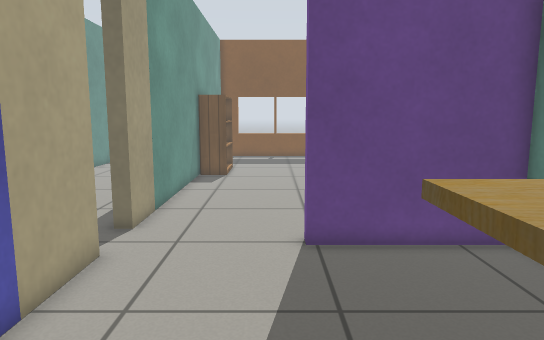
view 1 (above)

19 first-person views from a walk through a Gazebo world. The camera is 0.9 m above the floor, tilts 8° down and sees 70° across. The floor is counted in squares, 0.25 m on a side. Each view is taken from the middle of a square. On the plan, view 1 faces up. The plan holds only what a view shows up to about 20 squares ahead; the rest is blank. The robots in the file are not drawn. Simple patterns stand in for the simulator's built-in surfaces.

view 2
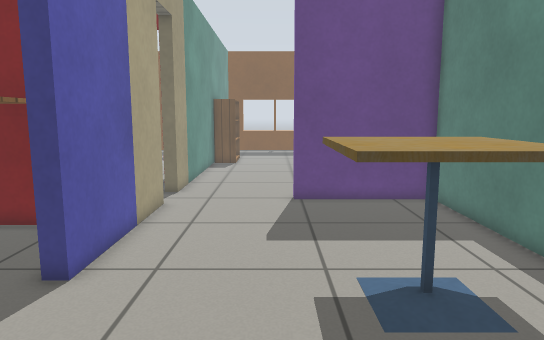

view 3
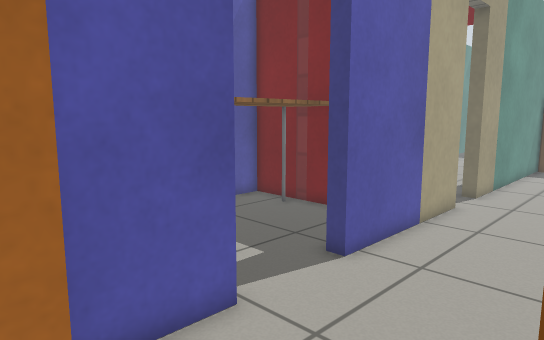

view 4
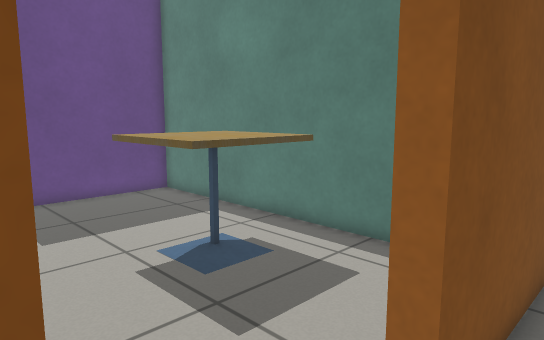

view 5
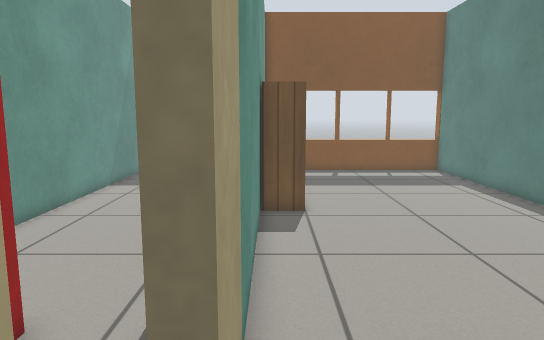

view 6
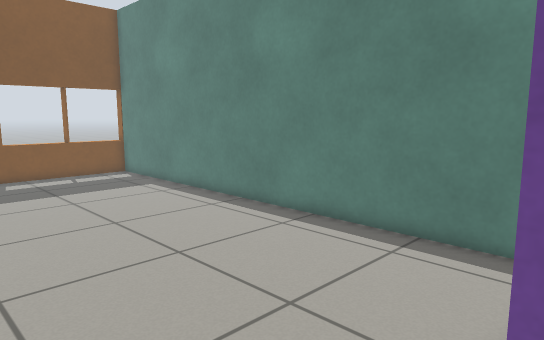

view 7
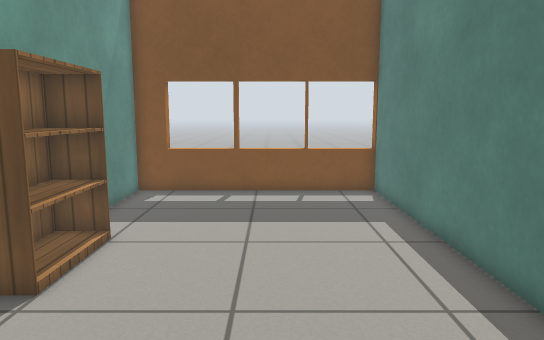

view 8
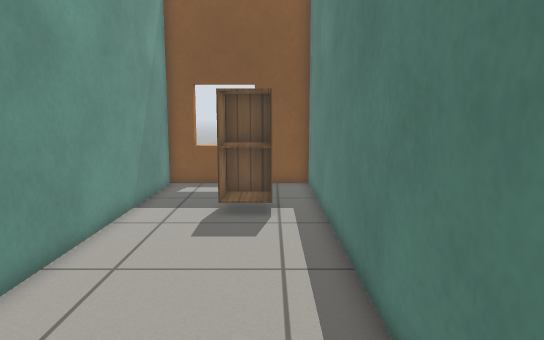

view 9
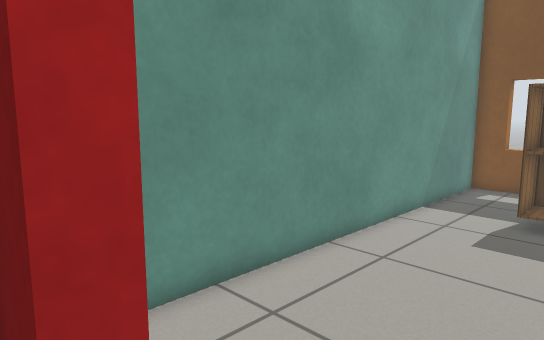

view 10
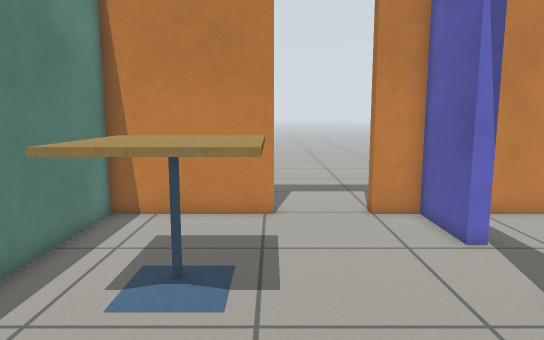

view 11
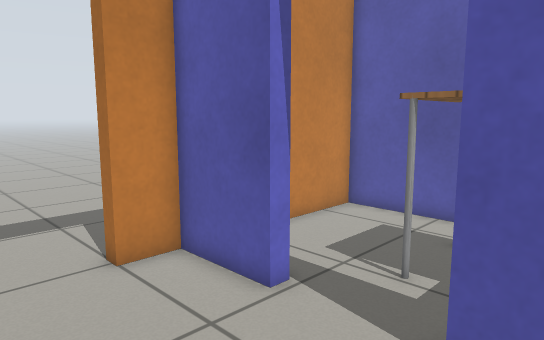

view 12
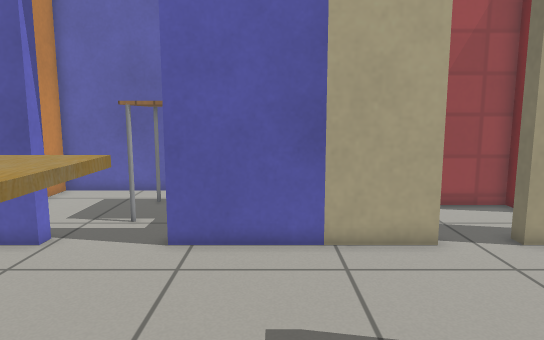

view 13
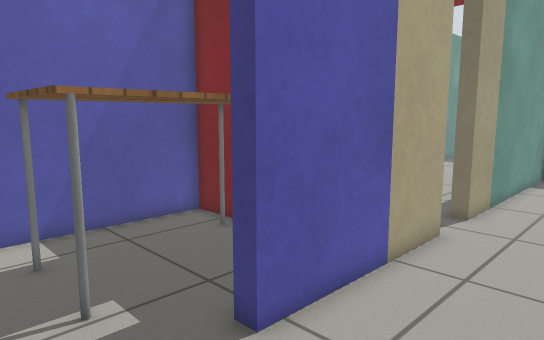

view 14
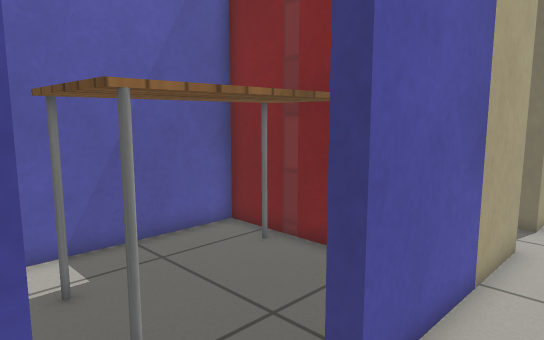

view 15
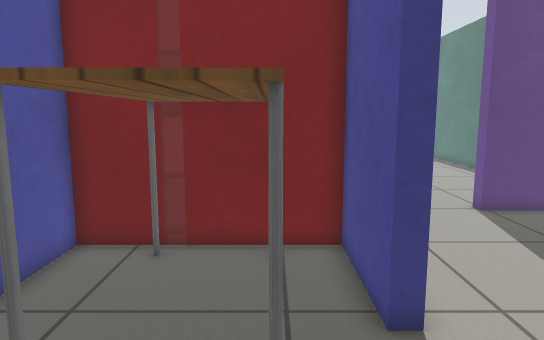

view 16
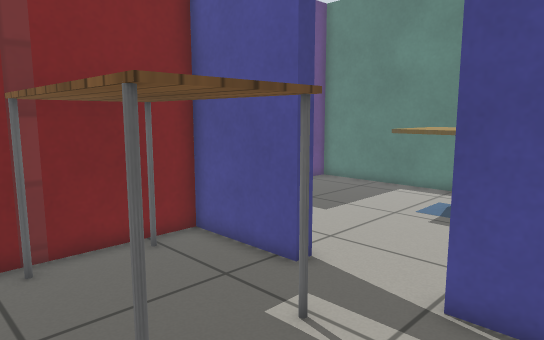

view 17
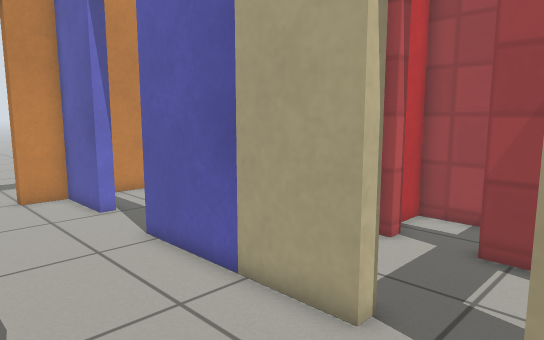

view 18
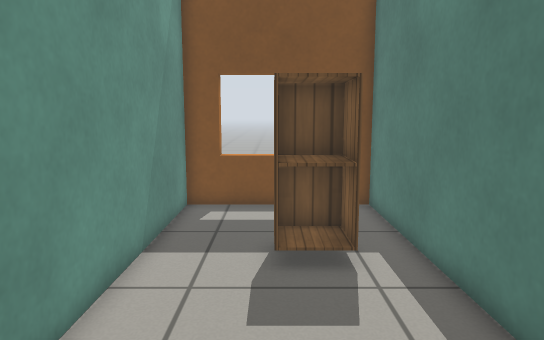

view 19
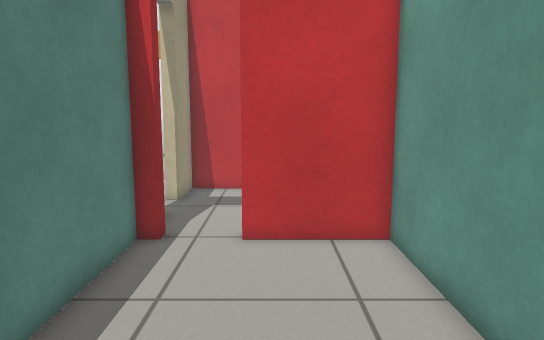

### Floor plan
Points are (right, up) in squares from view 1. A wall is a line through its corners. A room is listed if a view was taken in it or the views show most of it. See-through windows are left out.
Room 1 (views 1, 5, 6, 10, 11, 12, 13, 14)
walls: (-5, -1.5) (-4.4, -1.5) (-4.4, -4.9) (-2.7, -4.9); (0.9, -4.9) (7, -4.9) (7, 10.4) (0.9, 10.4) (0.9, 11.1); (-5, 9.6) (-4.4, 9.6) (-4.4, 2.1) (-5, 2.1)
ways out: open door at (-0.5, -5) to room 2; opening at (-2, 11) to room 3; open door at (-5, 11) to room 4; open door at (-5, 0.5) to room 5
objects: cafe table (1, -1) to (5, 3)
Room 2 (views 2, 3, 4)
walls: (6.2, -5.6) (0.9, -5.6)
ways out: open door at (-0.5, -5) to room 1
Room 3 (views 7, 17)
walls: (-4.4, 23.1) (-4.4, 12); (7, 12.3) (7, 35.1); (7, 34.5) (-4.4, 34.4) (-4.4, 25.5)
ways out: opening at (-2, 11) to room 1
objects: bookshelf (-4, 24) to (-3, 27)
Room 4 (views 8, 9)
walls: (-8.1, 14.5) (-9.4, 14.5) (-9.4, 10); (-7.6, 7.1) (-5, 7.1) (-5, 9.6)
ways out: open door at (-5, 11) to room 1; open door at (-7, 15) to room 6; open door at (-10, 9)
Room 5 (views 15, 16)
walls: (-5, 2.1) (-5, 6.4) (-12.4, 6.4) (-12.4, -4.9) (-6.4, -4.9); (-5, -3.1) (-5, -1.5)
ways out: open door at (-5, 0.5) to room 1
objects: table (-10, 0) to (-7, 6)
Room 6 (views 18, 19)
walls: (-5.7, 15.1) (-5, 15.1) (-5, 34.4) (-12.4, 34.4) (-12.4, 15.1) (-8.1, 15.1)
ways out: open door at (-7, 15) to room 4
objects: cabinet (-9, 28) to (-7, 30)

Positions as (right, up) in squares from view 1, and headings:
1: (0, 0), facing up
2: (0, -6), facing up
3: (1, -6), facing up-left
4: (-3, -7), facing up-right
5: (-4, 9), facing up
6: (-4, 10), facing up-right
7: (2, 16), facing up
8: (-7, 14), facing up
9: (-6, 14), facing up-left
10: (1, 9), facing down
11: (1, 4), facing down-left
12: (6, 5), facing left
13: (0, -2), facing up-left
14: (-2, -2), facing up-left
15: (-7, -4), facing up
16: (-12, -4), facing up-right
17: (1, 13), facing down-left
18: (-9, 19), facing up
19: (-9, 26), facing down
